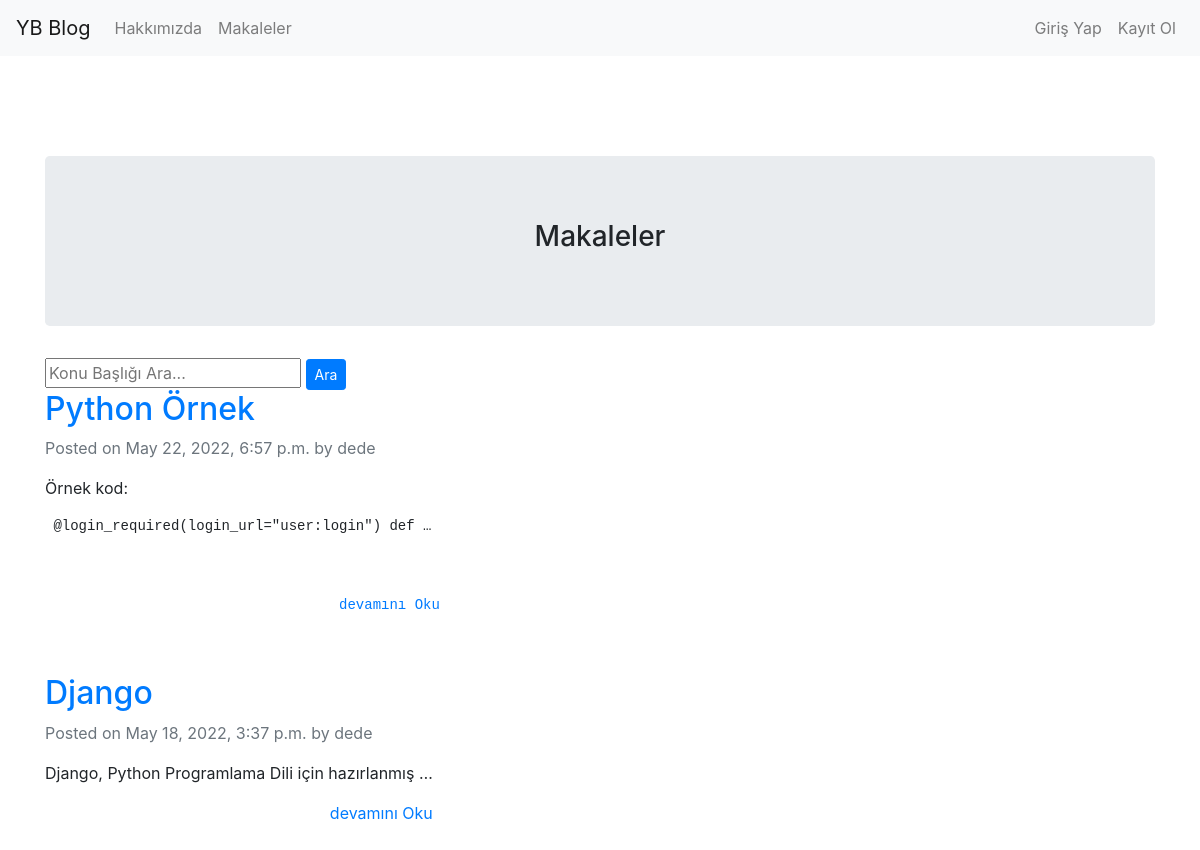
The app's page /articles/ with its own data.
### article/models.py (models this page shows, shortened)
class Article(models.Model):
    author = models.ForeignKey("auth.User",on_delete = models.CASCADE, verbose_name="Yazar") # Diğer tablodaki usera ait yazar tablosundaki isim geliyor ve Yazar silinirse burdada silinir.
    title = models.CharField(max_length=50,verbose_name="Başlık") # Başlık kısmı
    content = RichTextField() # İçeriği yazabileceğimiz konu
    created_date = models.DateTimeField(auto_now_add=True, verbose_name="Oluşturulma Tarihi") # Otomatik olarak date tarihi oluşturdu
    article_image = models.FileField(blank= True,null = True,verbose_name = "Makaleye Fotoğraf Ekle")
    class Meta:
        ordering=['-created_date']

### article/views.py (the view)
# urls.py: path('',views.articles,name="articles"),
def articles(request):
    keyword = request.GET.get("keyword")
    if keyword:
        articles= Article.objects.filter(title__contains = keyword)
        return render(request,"articles.html",{"articles":articles})
    articles = Article.objects.all()
    return render(request,"articles.html",{"articles":articles})

### templates/articles.html (shortened to what this page needs)
{% extends "layout.html" %}
{% block body %}
<div class="jumbotron text-center">
    <h3>Makaleler</h3>
</div>
<div class="row">
    <div class="col-lg-10">
            <form>
                <input type="text" name="keyword" class="input sm" placeholder="Konu Başlığı Ara...">
                <button type = "submit" class = "btn btn-primary btn-sm">Ara</button>
            </form>
    </div>
</div>
{% if articles %}
{% for article in articles %}
<div class="container mt-15">
            <div class="row">
                <div class="col-lg-15">
                    <article>
                        <header class="mb-8">
                            <a href="{% url 'article:detail' article.id %}"><h2 class="fw-bolder mb-6">{{article.title}}</h1></a>
                            <div class="text-muted fst-italic mb-1">Posted on {{article.created_date}} by {{article.author}}</div>
                        </header>
                        <section class="mb-3">
                            <p>
                                {{article.content|safe|truncatewords:6}}
                            </p>
                                <a style="float : right;" href= "{% url 'article:detail' article.id %}">devamını Oku</a>
                        </section>
                    </article>
                </div>
            </div>
</div>
{% endfor %}
{% else %}
<div class="row">
    <div class = "alert alert-danger">
     Makale Bulunmuyor.
    </div>
</div>
{% endif %}
{% endblock body %}

### records on screen
Article: title "Python Örnek", created_date "May 22, 2022, 6:57 p.m.", author "dede", content "Örnek kod: @login_required(login_url=\"user:login\") def …"
Article: title "Django", created_date "May 18, 2022, 3:37 p.m.", author "dede", content "Django, Python Programlama Dili için hazırlanmış …"
